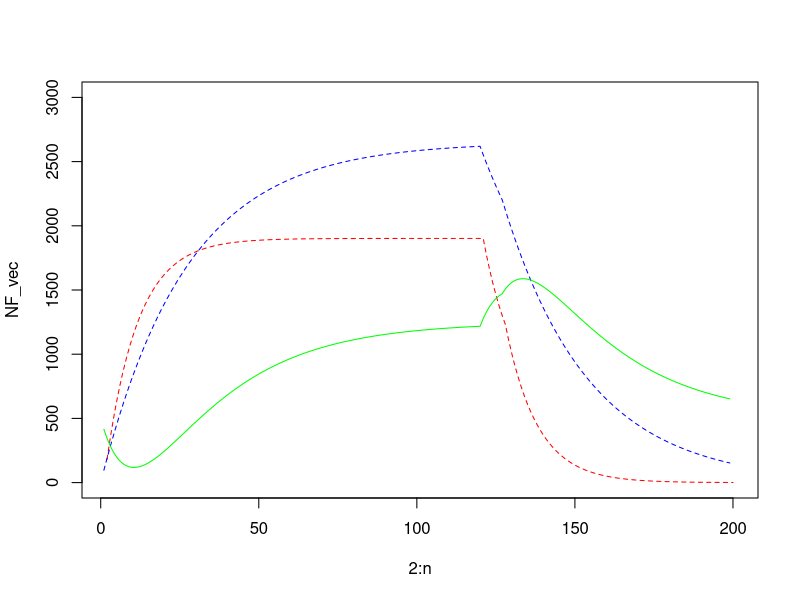

This figure's R source:
##############Clarke and Skiba Figure 6C
p0 <- 500
k1 <- 1
k2 <- 2
tau1 <- 27
tau2 <- 10
n <- 200
w <- c(rep(100,120),rep(30,7),rep(0,73))

##################################### Define Functions
NFn <- function(k2,w,day,tau2){
  temp <- rep(0,(day-1))
  for(i in 1:(day-1)){
    temp[i] <- exp(-(day-i)/tau2)*w[i]
  }
  return(k2*sum(temp))
}

PFn <- function(n,k1,tau1,w){
  temp <- rep(0,(day-1))
  for(i in 1:(day-1)){
    temp[i] <- exp(-(day-i)/tau1)*w[i]
  }
  return(k1*sum(temp))
}

########################################
#Create Negative and Positive training effects by calling functions
#Negative
NF_vec <- rep(0,(n-1))
for (i in 2:n){
  NF_vec[(i-1)] <- NFn(k2,w,i,tau2)
}

#Positive
PF_vec <- rep(0,(n-1))
for (i in 2:n){
  PF_vec[(i-1)] <- NFn(k1,w,i,tau1)
}

plot(2:n,NF_vec,ylim=c(0,3000),type="l",lty=2,col="red")
lines(PF_vec,col="blue",lty=2)
lines(p0+PF_vec-NF_vec,type="l",col="green")
